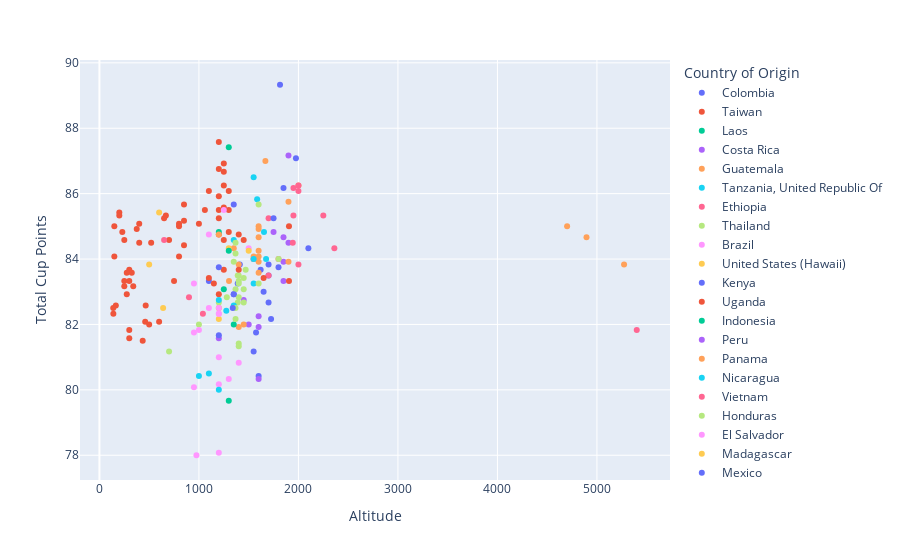

Here is the notebook cell this chart was saved with:
### Markdown cell above
Costuma-se dizer que o grão de café só cresce em certas altitudes. Será que isso influencia na pontuação, relacionando ao Método de Processamento?

### Code cell
proc_method_altitude = px.scatter(
    df_coffee,
    x='Altitude',
    y='Total Cup Points',
    color='Country of Origin',
    # size='Total Cup Points',
    hover_data='Processing Method',
)

proc_method_altitude.show()

### Figure 1 — Plotly figure (JSON) as saved in the notebook; plotly's stock layout.template omitted (floating-point values rounded to 4 significant figures)
{"data": [{"customdata": [["Washed / Wet"], ["Pulped natural / Honey"], ["Washed / Wet"], ["Natural / Dry"], ["Washed / Wet"], ["Washed / Wet"], ["Washed / Wet"], ["Washed / Wet"], ["Pulped natural / Honey"], ["Natural / Dry"], ["Washed / Wet"], ["Washed / Wet"], ["Pulped natural / Honey"], ["Washed / Wet"], ["Washed / Wet"], ["Washed / Wet"], ["Washed / Wet"], ["Washed / Wet"], ["Washed / Wet"]], "hovertemplate": "Country of Origin=Colombia<br>Altitude=%{x}<br>Total Cup Points=%{y}<br>Processing Method=%{customdata[0]}<extra></extra>", "legendgroup": "Colombia", "marker": {"color": "#636efa", "symbol": "circle"}, "mode": "markers", "name": "Colombia", "orientation": "v", "showlegend": true, "type": "scatter", "x": [1815, 1975, 1850, 1350, 2100, 1550, 1411, 1700, 1800, 1620.0, 1700, 1100, 1390, 1650, 1350, 1700, 1574, 1550, 1600], "xaxis": "x", "y": [89.33, 87.08, 86.17, 85.67, 84.33, 84, 83.83, 83.83, 83.75, 83.67, 83.5, 83.33, 83.25, 83, 82.92, 82.67, 81.75, 81.17, 80.42], "yaxis": "y"}, {"customdata": [["Washed / Wet"], ["Washed / Wet"], ["Natural / Dry"], ["Washed / Wet"], ["Washed / Wet"], ["Pulped natural / Honey"], ["Natural / Dry"], ["Natural / Dry"], ["Natural / Dry"], ["Washed / Wet"], ["Natural / Dry"], ["Natural / Dry"], ["Natural / Dry"], ["Washed / Wet"], ["Washed / Wet"], ["Washed / Wet"], ["Washed / Wet"], ["Pulped natural / Honey"], ["Washed / Wet"], ["Natural / Dry"], ["Washed / Wet"], ["Washed / Wet"], ["Natural / Dry"], ["Natural / Dry"], ["Washed / Wet"], ["Natural / Dry"], ["Natural / Dry"], ["Washed / Wet"], ["Pulped natural / Honey"], ["Pulped natural / Honey"], ["Pulped natural / Honey"], ["Washed / Wet"], ["Natural / Dry"], ["Pulped natural / Honey"], ["Natural / Dry"], ["Washed / Wet"], ["Pulped natural / Honey"], ["Natural / Dry"], ["Washed / Wet"], ["Pulped natural / Honey"], ["Natural / Dry"], ["Pulped natural / Honey"], ["Washed / Wet"], ["Pulped natural / Honey"], ["Washed / Wet"], ["Washed / Wet"], ["Washed / Wet"], ["Natural / Dry"], ["Washed / Wet"], ["Pulped natural / Honey"], ["Natural / Dry"], ["Natural / Dry"], ["Washed / Wet"], ["Washed / Wet"], ["Natural / Dry"], ["Washed / Wet"], ["Pulped natural / Honey"], ["Washed / Wet"], ["Pulped natural / Honey"], ["Pulped natural / Honey"], ["Pulped natural / Honey"]], "hovertemplate": "Country of Origin=Taiwan<br>Altitude=%{x}<br>Total Cup Points=%{y}<br>Processing Method=%{customdata[0]}<extra></extra>", "legendgroup": "Taiwan", "marker": {"color": "#EF553B", "symbol": "circle"}, "mode": "markers", "name": "Taiwan", "orientation": "v", "showlegend": true, "type": "scatter", "x": [1200, 1250, 1200, 1250, 1250, 1100, 1300, 1200, 850, 1250, 1300, 1200, 1060, 200, 200, 668, 1200, 650, 850, 400, 1000, 800, 150, 800, 375, 230, 1300, 1400, 1200, 250, 700, 1250, 1450, 520, 400, 850, 150, 800, 1250, 300, 325, 275, 1100, 250, 300, 750, 1150, 250, 340, 275, 1200, 165, 465, 139, 140, 600, 460, 500, 300, 300, 435], "xaxis": "x", "y": [87.58, 86.92, 86.75, 86.67, 86.25, 86.08, 86.08, 85.92, 85.67, 85.58, 85.5, 85.5, 85.5, 85.42, 85.33, 85.33, 85.25, 85.25, 85.17, 85.08, 85.08, 85.08, 85, 85, 84.92, 84.83, 84.83, 84.75, 84.75, 84.58, 84.58, 84.58, 84.58, 84.5, 84.5, 84.42, 84.08, 84.08, 83.67, 83.67, 83.58, 83.58, 83.42, 83.33, 83.33, 83.33, 83.25, 83.17, 83.17, 82.92, 82.92, 82.58, 82.58, 82.5, 82.33, 82.08, 82.08, 82, 81.83, 81.58, 81.5], "yaxis": "y"}, {"customdata": [["Washed / Wet"], ["Natural / Dry"], ["Washed / Wet"]], "hovertemplate": "Country of Origin=Laos<br>Altitude=%{x}<br>Total Cup Points=%{y}<br>Processing Method=%{customdata[0]}<extra></extra>", "legendgroup": "Laos", "marker": {"color": "#00cc96", "symbol": "circle"}, "mode": "markers", "name": "Laos", "orientation": "v", "showlegend": true, "type": "scatter", "x": [1300, 1250, 1300], "xaxis": "x", "y": [87.42, 83.08, 79.67], "yaxis": "y"}, {"customdata": [["Washed / Wet"], ["Washed / Wet"], ["Washed / Wet"], ["Washed / Wet"], ["Washed / Wet"], ["Pulped natural / Honey"], ["Washed / Wet"], ["Washed / Wet"]], "hovertemplate": "Country of Origin=Costa Rica<br>Altitude=%{x}<br>Total Cup Points=%{y}<br>Processing Method=%{customdata[0]}<extra></extra>", "legendgroup": "Costa Rica", "marker": {"color": "#ab63fa", "symbol": "circle"}, "mode": "markers", "name": "Costa Rica", "orientation": "v", "showlegend": true, "type": "scatter", "x": [1900, 1850, 1900, 1850, 1850, 1450, 1500, 1200], "xaxis": "x", "y": [87.17, 84.67, 84.5, 83.92, 83.33, 82.75, 82, 81.58], "yaxis": "y"}, {"customdata": [["Washed / Wet"], ["Natural / Dry"], ["Natural / Dry"], ["Washed / Wet"], ["Washed / Wet"], ["Washed / Wet"], ["Washed / Wet"], ["Natural / Dry"], ["Washed / Wet"], ["Washed / Wet"], ["Washed / Wet"], ["Washed / Wet"], ["Washed / Wet"], ["Natural / Dry"], ["Washed / Wet"], ["Natural / Dry"], ["Washed / Wet"], ["Washed / Wet"], ["Washed / Wet"], ["Washed / Wet"], ["Washed / Wet"]], "hovertemplate": "Country of Origin=Guatemala<br>Altitude=%{x}<br>Total Cup Points=%{y}<br>Processing Method=%{customdata[0]}<extra></extra>", "legendgroup": "Guatemala", "marker": {"color": "#FFA15A", "symbol": "circle"}, "mode": "markers", "name": "Guatemala", "orientation": "v", "showlegend": true, "type": "scatter", "x": [1668, 2000, 1900, 1600, 4700, 1600, 1600, 4895, 1350, 1600, 1600, 1550, 1550, 1900, 1600, 1400, 5272.0, 1600, 1302.0, 1450, 1400], "xaxis": "x", "y": [87, 86.25, 85.75, 85, 85, 84.92, 84.67, 84.67, 84.33, 84.25, 84.08, 84.08, 84, 83.92, 83.92, 83.83, 83.83, 83.58, 83.33, 82, 81.92], "yaxis": "y"}, {"customdata": [["Washed / Wet"], ["Washed / Wet"], ["Washed / Wet"], ["Washed / Wet"], ["Washed / Wet"], ["Washed / Wet"]], "hovertemplate": "Country of Origin=Tanzania, United Republic Of<br>Altitude=%{x}<br>Total Cup Points=%{y}<br>Processing Method=%{customdata[0]}<extra></extra>", "legendgroup": "Tanzania, United Republic Of", "marker": {"color": "#19d3f3", "symbol": "circle"}, "mode": "markers", "name": "Tanzania, United Republic Of", "orientation": "v", "showlegend": true, "type": "scatter", "x": [1550, 1585, 1654, 1675, 1550, 1550], "xaxis": "x", "y": [86.5, 85.83, 84.83, 84, 84, 83.25], "yaxis": "y"}, {"customdata": [["Natural / Dry"], ["Natural / Dry"], ["Washed / Wet"], ["Washed / Wet"], ["Natural / Dry"], ["Washed / Wet"], ["Washed / Wet"], ["Natural / Dry"], ["Washed / Wet"], ["Washed / Wet"], ["Washed / Wet"]], "hovertemplate": "Country of Origin=Ethiopia<br>Altitude=%{x}<br>Total Cup Points=%{y}<br>Processing Method=%{customdata[0]}<extra></extra>", "legendgroup": "Ethiopia", "marker": {"color": "#FF6692", "symbol": "circle"}, "mode": "markers", "name": "Ethiopia", "orientation": "v", "showlegend": true, "type": "scatter", "x": [2000, 1950, 2000, 1950, 2250, 1700, 1943, 2361, 1800, 2000, 1700], "xaxis": "x", "y": [86.25, 86.17, 86.08, 85.33, 85.33, 85.25, 84.5, 84.33, 84, 83.83, 83.5], "yaxis": "y"}, {"customdata": [["Pulped natural / Honey"], ["Natural / Dry"], ["Washed / Wet"], ["Washed / Wet"], ["Washed / Wet"], ["Washed / Wet"], ["Washed / Wet"], ["Natural / Dry"], ["Washed / Wet"], ["Washed / Wet"], ["Natural / Dry"], ["Washed / Wet"]], "hovertemplate": "Country of Origin=Thailand<br>Altitude=%{x}<br>Total Cup Points=%{y}<br>Processing Method=%{customdata[0]}<extra></extra>", "legendgroup": "Thailand", "marker": {"color": "#B6E880", "symbol": "circle"}, "mode": "markers", "name": "Thailand", "orientation": "v", "showlegend": true, "type": "scatter", "x": [1600, 1350, 1390, 1450, 1400, 1400, 1390, 1200, 1000, 1400, 1400, 700], "xaxis": "x", "y": [85.67, 83.92, 83.5, 83.42, 83.33, 82.83, 82.67, 82.67, 82, 81.42, 81.33, 81.17], "yaxis": "y"}, {"customdata": [["Pulped natural / Honey"], ["Natural / Dry"], ["Natural / Dry"], ["Natural / Dry"], ["Pulped natural / Honey"], ["Natural / Dry"], ["Natural / Dry"], ["Natural / Dry"], ["Natural / Dry"], ["Washed / Wet"]], "hovertemplate": "Country of Origin=Brazil<br>Altitude=%{x}<br>Total Cup Points=%{y}<br>Processing Method=%{customdata[0]}<extra></extra>", "legendgroup": "Brazil", "marker": {"color": "#FF97FF", "symbol": "circle"}, "mode": "markers", "name": "Brazil", "orientation": "v", "showlegend": true, "type": "scatter", "x": [1250, 1100, 950, 1100, 1000, 950, 1200, 1200, 950, 975], "xaxis": "x", "y": [85.5, 84.75, 83.25, 82.5, 81.83, 81.75, 81, 80.17, 80.08, 78], "yaxis": "y"}, {"customdata": [["Washed / Wet"], ["Washed / Wet"], ["Washed / Wet"], ["Washed / Wet"], ["Washed / Wet"]], "hovertemplate": "Country of Origin=United States (Hawaii)<br>Altitude=%{x}<br>Total Cup Points=%{y}<br>Processing Method=%{customdata[0]}<extra></extra>", "legendgroup": "United States (Hawaii)", "marker": {"color": "#FECB52", "symbol": "circle"}, "mode": "markers", "name": "United States (Hawaii)", "orientation": "v", "showlegend": true, "type": "scatter", "x": [600, 1300, 500, 640, 1200], "xaxis": "x", "y": [85.42, 84.33, 83.83, 82.5, 82.17], "yaxis": "y"}, {"customdata": [["Washed / Wet"], ["Washed / Wet"]], "hovertemplate": "Country of Origin=Kenya<br>Altitude=%{x}<br>Total Cup Points=%{y}<br>Processing Method=%{customdata[0]}<extra></extra>", "legendgroup": "Kenya", "marker": {"color": "#636efa", "symbol": "circle"}, "mode": "markers", "name": "Kenya", "orientation": "v", "showlegend": true, "type": "scatter", "x": [1750, 1725], "xaxis": "x", "y": [85.25, 82.17], "yaxis": "y"}, {"customdata": [["Washed / Wet"], ["Washed / Wet"], ["Washed / Wet"]], "hovertemplate": "Country of Origin=Uganda<br>Altitude=%{x}<br>Total Cup Points=%{y}<br>Processing Method=%{customdata[0]}<extra></extra>", "legendgroup": "Uganda", "marker": {"color": "#EF553B", "symbol": "circle"}, "mode": "markers", "name": "Uganda", "orientation": "v", "showlegend": true, "type": "scatter", "x": [1905, 1650, 1905], "xaxis": "x", "y": [85, 83.42, 83.33], "yaxis": "y"}, {"customdata": [["Natural / Dry"], ["Washed / Wet"], ["Pulped natural / Honey"]], "hovertemplate": "Country of Origin=Indonesia<br>Altitude=%{x}<br>Total Cup Points=%{y}<br>Processing Method=%{customdata[0]}<extra></extra>", "legendgroup": "Indonesia", "marker": {"color": "#00cc96", "symbol": "circle"}, "mode": "markers", "name": "Indonesia", "orientation": "v", "showlegend": true, "type": "scatter", "x": [1200, 1300, 1350], "xaxis": "x", "y": [84.83, 84.25, 82], "yaxis": "y"}, {"customdata": [["Washed / Wet"], ["Washed / Wet"], ["Washed / Wet"], ["Washed / Wet"]], "hovertemplate": "Country of Origin=Peru<br>Altitude=%{x}<br>Total Cup Points=%{y}<br>Processing Method=%{customdata[0]}<extra></extra>", "legendgroup": "Peru", "marker": {"color": "#ab63fa", "symbol": "circle"}, "mode": "markers", "name": "Peru", "orientation": "v", "showlegend": true, "type": "scatter", "x": [1750, 1600, 1600, 1600], "xaxis": "x", "y": [84.83, 82.25, 81.92, 80.33], "yaxis": "y"}, {"customdata": [["Washed / Wet"], ["Washed / Wet"]], "hovertemplate": "Country of Origin=Panama<br>Altitude=%{x}<br>Total Cup Points=%{y}<br>Processing Method=%{customdata[0]}<extra></extra>", "legendgroup": "Panama", "marker": {"color": "#FFA15A", "symbol": "circle"}, "mode": "markers", "name": "Panama", "orientation": "v", "showlegend": true, "type": "scatter", "x": [1200, 1200], "xaxis": "x", "y": [84.75, 82.5], "yaxis": "y"}, {"customdata": [["Natural / Dry"], ["Natural / Dry"], ["Washed / Wet"], ["Washed / Wet"], ["Washed / Wet"], ["Washed / Wet"], ["Natural / Dry"]], "hovertemplate": "Country of Origin=Nicaragua<br>Altitude=%{x}<br>Total Cup Points=%{y}<br>Processing Method=%{customdata[0]}<extra></extra>", "legendgroup": "Nicaragua", "marker": {"color": "#19d3f3", "symbol": "circle"}, "mode": "markers", "name": "Nicaragua", "orientation": "v", "showlegend": true, "type": "scatter", "x": [1350, 1200, 1350, 1275, 1100, 1000, 1200], "xaxis": "x", "y": [84.58, 82.75, 82.58, 82.42, 80.5, 80.42, 80], "yaxis": "y"}, {"customdata": [["Natural / Dry"], ["Pulped natural / Honey"], ["Washed / Wet"], ["Pulped natural / Honey"]], "hovertemplate": "Country of Origin=Vietnam<br>Altitude=%{x}<br>Total Cup Points=%{y}<br>Processing Method=%{customdata[0]}<extra></extra>", "legendgroup": "Vietnam", "marker": {"color": "#FF6692", "symbol": "circle"}, "mode": "markers", "name": "Vietnam", "orientation": "v", "showlegend": true, "type": "scatter", "x": [650, 900, 1040, 5400], "xaxis": "x", "y": [84.58, 82.83, 82.33, 81.83], "yaxis": "y"}, {"customdata": [["Washed / Wet"], ["Washed / Wet"], ["Pulped natural / Honey"], ["Natural / Dry"], ["Washed / Wet"], ["Washed / Wet"], ["Washed / Wet"], ["Washed / Wet"], ["Washed / Wet"], ["Washed / Wet"], ["Washed / Wet"], ["Washed / Wet"], ["Washed / Wet"]], "hovertemplate": "Country of Origin=Honduras<br>Altitude=%{x}<br>Total Cup Points=%{y}<br>Processing Method=%{customdata[0]}<extra></extra>", "legendgroup": "Honduras", "marker": {"color": "#B6E880", "symbol": "circle"}, "mode": "markers", "name": "Honduras", "orientation": "v", "showlegend": true, "type": "scatter", "x": [1368, 1368, 1800, 1470, 1400, 1600, 1400, 1368, 1450, 1280, 1450, 1368, 1368], "xaxis": "x", "y": [84.5, 84.17, 84, 83.67, 83.5, 83.25, 83.25, 83.08, 83.08, 82.83, 82.67, 82.5, 82.17], "yaxis": "y"}, {"customdata": [["Pulped natural / Honey"], ["Washed / Wet"], ["Washed / Wet"], ["Washed / Wet"], ["Natural / Dry"], ["Natural / Dry"], ["Natural / Dry"]], "hovertemplate": "Country of Origin=El Salvador<br>Altitude=%{x}<br>Total Cup Points=%{y}<br>Processing Method=%{customdata[0]}<extra></extra>", "legendgroup": "El Salvador", "marker": {"color": "#FF97FF", "symbol": "circle"}, "mode": "markers", "name": "El Salvador", "orientation": "v", "showlegend": true, "type": "scatter", "x": [1500, 1200, 1200, 1200, 1400, 1300, 1200], "xaxis": "x", "y": [84.33, 82.5, 82.33, 82.33, 80.83, 80.33, 78.08], "yaxis": "y"}, {"customdata": [["Washed / Wet"]], "hovertemplate": "Country of Origin=Madagascar<br>Altitude=%{x}<br>Total Cup Points=%{y}<br>Processing Method=%{customdata[0]}<extra></extra>", "legendgroup": "Madagascar", "marker": {"color": "#FECB52", "symbol": "circle"}, "mode": "markers", "name": "Madagascar", "orientation": "v", "showlegend": true, "type": "scatter", "x": [1500], "xaxis": "x", "y": [84.25], "yaxis": "y"}, {"customdata": [["Washed / Wet"], ["Washed / Wet"], ["Washed / Wet"], ["Washed / Wet"]], "hovertemplate": "Country of Origin=Mexico<br>Altitude=%{x}<br>Total Cup Points=%{y}<br>Processing Method=%{customdata[0]}<extra></extra>", "legendgroup": "Mexico", "marker": {"color": "#636efa", "symbol": "circle"}, "mode": "markers", "name": "Mexico", "orientation": "v", "showlegend": true, "type": "scatter", "x": [1200, 1350, 1340, 1200], "xaxis": "x", "y": [83.75, 82.92, 82.5, 81.67], "yaxis": "y"}, {"customdata": [["Natural / Dry"]], "hovertemplate": "Country of Origin=Myanmar<br>Altitude=%{x}<br>Total Cup Points=%{y}<br>Processing Method=%{customdata[0]}<extra></extra>", "legendgroup": "Myanmar", "marker": {"color": "#EF553B", "symbol": "circle"}, "mode": "markers", "name": "Myanmar", "orientation": "v", "showlegend": true, "type": "scatter", "x": [1400], "xaxis": "x", "y": [83.67], "yaxis": "y"}], "layout": {"legend": {"title": {"text": "Country of Origin"}, "tracegroupgap": 0}, "margin": {"t": 60}, "xaxis": {"anchor": "y", "domain": [0, 1], "title": {"text": "Altitude"}}, "yaxis": {"anchor": "x", "domain": [0, 1], "title": {"text": "Total Cup Points"}}}}
